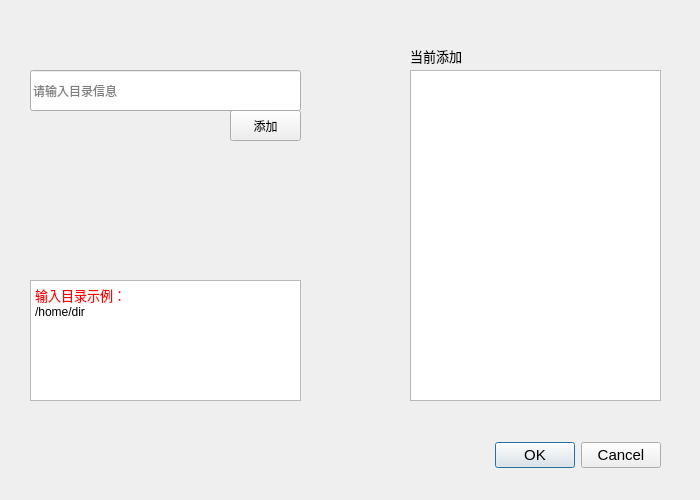
<?xml version="1.0" encoding="UTF-8"?>
<ui version="4.0">
 <class>ScanSetWindow</class>
 <widget class="QWidget" name="ScanSetWindow">
  <property name="geometry">
   <rect>
    <x>0</x>
    <y>0</y>
    <width>700</width>
    <height>500</height>
   </rect>
  </property>
  <property name="minimumSize">
   <size>
    <width>700</width>
    <height>500</height>
   </size>
  </property>
  <property name="maximumSize">
   <size>
    <width>700</width>
    <height>500</height>
   </size>
  </property>
  <property name="windowTitle">
   <string>扫描目录设置</string>
  </property>
  <property name="windowIcon">
   <iconset>
    <normaloff>../../1-My_Download/d4d0cd29c3fd965ee10639954d78a302.jpeg</normaloff>../../1-My_Download/d4d0cd29c3fd965ee10639954d78a302.jpeg</iconset>
  </property>
  <widget class="QLineEdit" name="lineEdit">
   <property name="geometry">
    <rect>
     <x>30</x>
     <y>70</y>
     <width>271</width>
     <height>41</height>
    </rect>
   </property>
   <property name="text">
    <string/>
   </property>
   <property name="placeholderText">
    <string>请输入目录信息</string>
   </property>
   <property name="clearButtonEnabled">
    <bool>true</bool>
   </property>
  </widget>
  <widget class="QPushButton" name="pushButton">
   <property name="geometry">
    <rect>
     <x>230</x>
     <y>110</y>
     <width>71</width>
     <height>31</height>
    </rect>
   </property>
   <property name="text">
    <string>添加</string>
   </property>
  </widget>
  <widget class="QPlainTextEdit" name="plainTextEdit">
   <property name="geometry">
    <rect>
     <x>410</x>
     <y>70</y>
     <width>251</width>
     <height>331</height>
    </rect>
   </property>
   <property name="documentTitle">
    <string/>
   </property>
   <property name="readOnly">
    <bool>true</bool>
   </property>
   <property name="plainText">
    <string>
</string>
   </property>
  </widget>
  <widget class="QLabel" name="label">
   <property name="geometry">
    <rect>
     <x>410</x>
     <y>40</y>
     <width>81</width>
     <height>31</height>
    </rect>
   </property>
   <property name="font">
    <font>
     <pointsize>10</pointsize>
    </font>
   </property>
   <property name="text">
    <string>当前添加</string>
   </property>
  </widget>
  <widget class="QTextEdit" name="textEdit">
   <property name="geometry">
    <rect>
     <x>30</x>
     <y>280</y>
     <width>271</width>
     <height>121</height>
    </rect>
   </property>
   <property name="readOnly">
    <bool>true</bool>
   </property>
   <property name="html">
    <string>&lt;!DOCTYPE HTML PUBLIC &quot;-//W3C//DTD HTML 4.0//EN&quot; &quot;http://www.w3.org/TR/REC-html40/strict.dtd&quot;&gt;
&lt;html&gt;&lt;head&gt;&lt;meta name=&quot;qrichtext&quot; content=&quot;1&quot; /&gt;&lt;style type=&quot;text/css&quot;&gt;
p, li { white-space: pre-wrap; }
&lt;/style&gt;&lt;/head&gt;&lt;body style=&quot; font-family:'SimSun'; font-size:9pt; font-weight:400; font-style:normal;&quot;&gt;
&lt;p style=&quot; margin-top:0px; margin-bottom:0px; margin-left:0px; margin-right:0px; -qt-block-indent:0; text-indent:0px;&quot;&gt;&lt;span style=&quot; font-size:10pt; color:#ff0000;&quot;&gt;输入目录示例：&lt;/span&gt;&lt;/p&gt;
&lt;p style=&quot; margin-top:0px; margin-bottom:0px; margin-left:0px; margin-right:0px; -qt-block-indent:0; text-indent:0px;&quot;&gt;/home/dir&lt;/p&gt;&lt;/body&gt;&lt;/html&gt;</string>
   </property>
  </widget>
  <widget class="QDialogButtonBox" name="buttonBox">
   <property name="geometry">
    <rect>
     <x>470</x>
     <y>440</y>
     <width>191</width>
     <height>31</height>
    </rect>
   </property>
   <property name="font">
    <font>
     <pointsize>11</pointsize>
    </font>
   </property>
   <property name="standardButtons">
    <set>QDialogButtonBox::Cancel|QDialogButtonBox::Ok</set>
   </property>
  </widget>
 </widget>
 <resources/>
 <connections/>
</ui>
